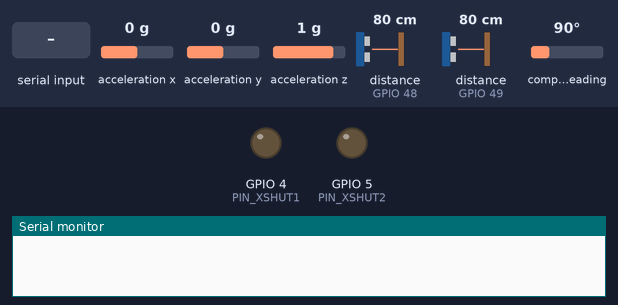
Simulated run of this program. Board: ESP32-S3. On the bench: output pins drawn as LEDs (lit = HIGH), the last lines printed to the serial monitor. Wiring (inferred from the names in the program): HMC5883L compass at I2C address 0x1E; ADXL345 accelerometer at I2C address 0x53; MPU-9250 motion sensor at I2C address 0x68; MPU-9250 motion sensor at I2C address 0x69; BME280 sensor at I2C address 0x76; BME280 sensor at I2C address 0x77. The test bench sets the inputs (shaded band); at power-on: acceleration x 0 g, acceleration y 0 g, acceleration z 1 g, distance to the obstacle (sensors on GPIO 48, GPIO 49) 80 cm, compass heading 90°. The echo pulse lasts 58.3 µs per cm.

Above: at 0.0 s.
At 2.2 s:
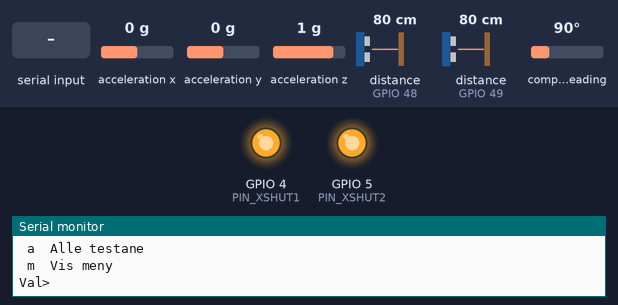
2.3 s: "3\n" received over Serial
At 3.4 s:
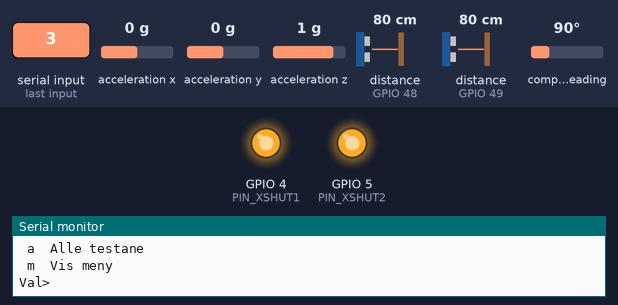
3.8 s: "H\n" received over Serial
5.3 s: "4\n" received over Serial
Timing chart, 0 to 8.3 s (numbered marks = the images above; inputs shaded):
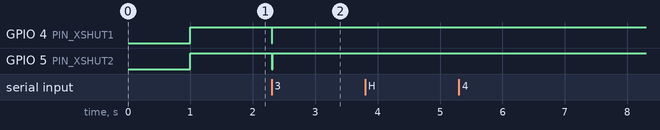

Measured:
- after the input at 2.3 s, GPIO 4 (PIN_XSHUT1): HIGH → LOW at once, → HIGH 0.01 s later; GPIO 5 (PIN_XSHUT2): HIGH → LOW at once, → HIGH 0.02 s later

The program:

main.cpp
```cpp
// Mottakstest for Ali-delar – ESP32-S3-DevKitC-1 N16R8.
// Seriemonitor 115200. Send ein teikn for å velje test (sjå meny).
#include <Arduino.h>
#include <Wire.h>
#include <VL53L1X.h>

// ---- Pinnar (ingen av 0/3/19/20/35-37/45/46) ----
constexpr int PIN_SDA = 8;
constexpr int PIN_SCL = 9;
constexpr int PIN_XSHUT1 = 4;  // TOF #1
constexpr int PIN_XSHUT2 = 5;  // TOF #2
constexpr int PIN_TRIG = 6;    // HC-SR04
constexpr int PIN_ECHO = 7;    // HC-SR04 (via spenningsdelar!)

constexpr uint8_t TOF_ADDR1 = 0x30;
constexpr uint8_t TOF_ADDR2 = 0x31;

static int feil = 0;  // teljar for FEIL i gjeldande køyring

static void ok(const char *namn, const String &info = "") {
  Serial.printf("  [OK]   %s %s\n", namn, info.c_str());
}
static void feilmld(const char *namn, const String &info = "") {
  Serial.printf("  [FEIL] %s %s\n", namn, info.c_str());
  feil++;
}

// ---------- I2C-hjelparar ----------
static bool finst(uint8_t adr) {
  Wire.beginTransmission(adr);
  return Wire.endTransmission() == 0;
}
static int lesReg(uint8_t adr, uint8_t reg) {
  Wire.beginTransmission(adr);
  Wire.write(reg);
  if (Wire.endTransmission(false) != 0) return -1;
  if (Wire.requestFrom((int)adr, 1) != 1) return -1;
  return Wire.read();
}
static String hex(int v) {
  char b[8];
  snprintf(b, sizeof b, "0x%02X", v);
  return String(b);
}

// ---------- 1: I2C-skann ----------
static void testSkann() {
  Serial.println("== I2C-skann (SDA=GPIO8, SCL=GPIO9) ==");
  int n = 0;
  for (uint8_t a = 1; a < 127; a++) {
    if (finst(a)) {
      Serial.printf("  fann eining på %s\n", hex(a).c_str());
      n++;
    }
  }
  if (n > 0) ok("I2C-skann", String(n) + " eining(ar)");
  else feilmld("I2C-skann", "ingen eining funnen – sjekk SDA/SCL, 3V3 og GND");
}

// ---------- 2: MPU6500 ----------
static void testMpu() {
  Serial.println("== MPU6500 ==");
  uint8_t adr = 0;
  if (finst(0x68)) adr = 0x68;
  else if (finst(0x69)) adr = 0x69;
  if (!adr) {
    feilmld("MPU6500", "ingen svar på 0x68/0x69");
    return;
  }
  int id = lesReg(adr, 0x75);  // WHO_AM_I
  Serial.printf("  WHO_AM_I = %s på adresse %s\n", hex(id).c_str(), hex(adr).c_str());
  if (id == 0x70) ok("MPU6500", "(ekte MPU6500)");
  else if (id == 0x68) feilmld("MPU6500", "WHO_AM_I=0x68 => dette er ein MPU6050 (feilmerka vare!)");
  else if (id == 0x71 || id == 0x73) feilmld("MPU6500", "ser ut som MPU9250/9255, ikkje MPU6500");
  else feilmld("MPU6500", "uventa WHO_AM_I " + hex(id));
  if (id < 0) return;
  // Vakn opp og les rådata som ekstra sanity-sjekk
  Wire.beginTransmission(adr);
  Wire.write(0x6B);
  Wire.write(0x00);
  Wire.endTransmission();
  delay(100);
  Wire.beginTransmission(adr);
  Wire.write(0x3B);
  Wire.endTransmission(false);
  if (Wire.requestFrom((int)adr, 6) == 6) {
    int16_t ax = (Wire.read() << 8) | Wire.read();
    int16_t ay = (Wire.read() << 8) | Wire.read();
    int16_t az = (Wire.read() << 8) | Wire.read();
    Serial.printf("  akselerasjon rå: x=%d y=%d z=%d (ca 16384 = 1 g på ein akse)\n", ax, ay, az);
    if (ax == 0 && ay == 0 && az == 0) feilmld("MPU6500 data", "berre nullar");
    else ok("MPU6500 data");
  } else {
    feilmld("MPU6500 data", "kunne ikkje lese");
  }
}

// ---------- 3: 2x VL53L1X ----------
static VL53L1X tof1, tof2;

static bool startTof(VL53L1X &s, int xshut, uint8_t nyAdr, const char *namn) {
  digitalWrite(xshut, HIGH);
  delay(10);
  s.setTimeout(500);
  if (!s.init()) {
    feilmld(namn, "init feila (ingen svar på 0x29?)");
    return false;
  }
  s.setAddress(nyAdr);
  s.setDistanceMode(VL53L1X::Long);
  s.setMeasurementTimingBudget(50000);
  s.startContinuous(50);
  return true;
}

static void testTof() {
  Serial.println("== 2x VL53L1X (TOF400C) ==");
  pinMode(PIN_XSHUT1, OUTPUT);
  pinMode(PIN_XSHUT2, OUTPUT);
  digitalWrite(PIN_XSHUT1, LOW);
  digitalWrite(PIN_XSHUT2, LOW);
  delay(10);
  bool a = startTof(tof1, PIN_XSHUT1, TOF_ADDR1, "TOF #1");
  bool b = startTof(tof2, PIN_XSHUT2, TOF_ADDR2, "TOF #2");
  if (a && finst(TOF_ADDR1)) ok("TOF #1", "ny adresse " + hex(TOF_ADDR1));
  else if (a) feilmld("TOF #1", "adresseendring feila");
  if (b && finst(TOF_ADDR2)) ok("TOF #2", "ny adresse " + hex(TOF_ADDR2));
  else if (b) feilmld("TOF #2", "adresseendring feila");
  for (int i = 0; i < 5; i++) {
    delay(100);
    if (a) {
      uint16_t mm = tof1.read();
      if (tof1.timeoutOccurred()) feilmld("TOF #1 måling", "timeout");
      else Serial.printf("  TOF #1: %u mm\n", mm);
    }
    if (b) {
      uint16_t mm = tof2.read();
      if (tof2.timeoutOccurred()) feilmld("TOF #2 måling", "timeout");
      else Serial.printf("  TOF #2: %u mm\n", mm);
    }
  }
  if (a) ok("TOF #1 målingar");
  if (b) ok("TOF #2 målingar");
  Serial.println("  (Trykk reset på kortet før du køyrer test 2/4 igjen om adressar er endra.)");
}

// ---------- 4: 10DOF ----------
static void sjekkAdr(uint8_t adr, int &funn) {
  if (!finst(adr)) return;
  funn++;
  String namn;
  switch (adr) {
    case 0x68: {
      int id = lesReg(0x68, 0x75), id2 = lesReg(0x68, 0x00);
      if (id == 0x68) namn = "MPU6050 (gyro+aks)";
      else if (id == 0x70) namn = "MPU6500 (gyro+aks)";
      else if (id == 0x71) namn = "MPU9250 (gyro+aks+kompass)";
      else if (id2 == 0x68) namn = "ITG3205 (gyro)";
      else namn = "ukjend på 0x68 (WHO_AM_I=" + hex(id) + ")";
      break;
    }
    case 0x69: {
      int id = lesReg(0x69, 0x0F), id2 = lesReg(0x69, 0x75);
      if (id == 0xD3) namn = "L3G4200D (gyro)";
      else if (id2 == 0x68) namn = "MPU6050 (AD0=høg)";
      else namn = "ukjend på 0x69 (0x0F=" + hex(id) + ", 0x75=" + hex(id2) + ")";
      break;
    }
    case 0x1E: {
      bool h = lesReg(0x1E, 0x0A) == 'H' && lesReg(0x1E, 0x0B) == '4' && lesReg(0x1E, 0x0C) == '3';
      namn = h ? "HMC5883L (kompass)" : "kompass-lik eining på 0x1E";
      break;
    }
    case 0x0D: namn = "QMC5883L (kompass)"; break;
    case 0x53: namn = lesReg(0x53, 0x00) == 0xE5 ? "ADXL345 (akselerometer)" : "ukjend på 0x53"; break;
    case 0x76:
    case 0x77: {
      int id = lesReg(adr, 0xD0);
      if (id == 0x58) namn = "BMP280 (trykk)";
      else if (id == 0x60) namn = "BME280 (trykk+fukt)";
      else if (id == 0x55) namn = "BMP180 (trykk)";
      else if (id == 0x50) namn = "BMP388 (trykk)";
      else if (id == 0x61) namn = "BME680 (gass)";
      else namn = "trykksensor? chip-ID " + hex(id);
      break;
    }
    default: namn = "ikkje ein kjend 10DOF-del"; break;
  }
  Serial.printf("  %s => %s\n", hex(adr).c_str(), namn.c_str());
}

static void test10dof() {
  Serial.println("== 10DOF-modul ==");
  Serial.println("  Tips: kopla frå MPU6500 først viss modulen òg bruker 0x68.");
  const uint8_t kandidatar[] = {0x68, 0x69, 0x1E, 0x0D, 0x53, 0x76, 0x77};
  int funn = 0;
  for (uint8_t a : kandidatar) sjekkAdr(a, funn);
  if (funn >= 3) ok("10DOF", String(funn) + " adresser (gyro/aks + kompass + trykk forventa)");
  else if (funn > 0) feilmld("10DOF", "berre " + String(funn) + " adresse(r); modulen skal ha gyro/aks, kompass og trykk");
  else feilmld("10DOF", "ingen kjende adresser");
}

// ---------- 5: HC-SR04 ----------
static void testHcsr04() {
  Serial.println("== HC-SR04 (TRIG=GPIO6, ECHO=GPIO7 via spenningsdelar) ==");
  pinMode(PIN_TRIG, OUTPUT);
  pinMode(PIN_ECHO, INPUT);
  digitalWrite(PIN_TRIG, LOW);
  delay(50);
  int gyldige = 0;
  for (int i = 0; i < 5; i++) {
    digitalWrite(PIN_TRIG, HIGH);
    delayMicroseconds(10);
    digitalWrite(PIN_TRIG, LOW);
    unsigned long t = pulseIn(PIN_ECHO, HIGH, 30000UL);
    if (t == 0) {
      Serial.println("  ingen ekko");
    } else {
      float cm = t * 0.0343f / 2.0f;
      Serial.printf("  %.1f cm\n", cm);
      if (cm >= 2 && cm <= 400) gyldige++;
    }
    delay(100);
  }
  if (gyldige >= 3) ok("HC-SR04", String(gyldige) + "/5 gyldige målingar");
  else feilmld("HC-SR04", "berre " + String(gyldige) + "/5 gyldige – sjekk 5 V til VCC og spenningsdelaren");
}

static void meny() {
  Serial.println();
  Serial.println("===== MOTTAKSTEST =====");
  Serial.println(" 1  I2C-skann");
  Serial.println(" 2  MPU6500");
  Serial.println(" 3  2x VL53L1X (TOF400C)");
  Serial.println(" 4  10DOF-modul");
  Serial.println(" 5  HC-SR04");
  Serial.println(" a  Alle testane");
  Serial.println(" m  Vis meny");
  Serial.print("Val> ");
}

static void kjor(char c) {
  feil = 0;
  Serial.println(c);
  switch (c) {
    case '1': testSkann(); break;
    case '2': testMpu(); break;
    case '3': testTof(); break;
    case '4': test10dof(); break;
    case '5': testHcsr04(); break;
    case 'a':
      testSkann(); testMpu(); testTof(); test10dof(); testHcsr04();
      Serial.printf("== Samandrag: %d feil ==\n", feil);
      break;
    case 'm': case '?': break;
    default: Serial.println("Ukjend val."); break;
  }
  meny();
}

void setup() {
  Serial.begin(115200);
  delay(1000);
  Wire.begin(PIN_SDA, PIN_SCL);
  Wire.setClock(100000);
  pinMode(PIN_XSHUT1, OUTPUT);
  pinMode(PIN_XSHUT2, OUTPUT);
  digitalWrite(PIN_XSHUT1, HIGH);  // stå ope til TOF-testen
  digitalWrite(PIN_XSHUT2, HIGH);
  meny();
}

void loop() {
  if (Serial.available()) {
    char c = Serial.read();
    if (c == '\r' || c == '\n' || c == ' ') return;
    kjor(c);
  }
}
```
